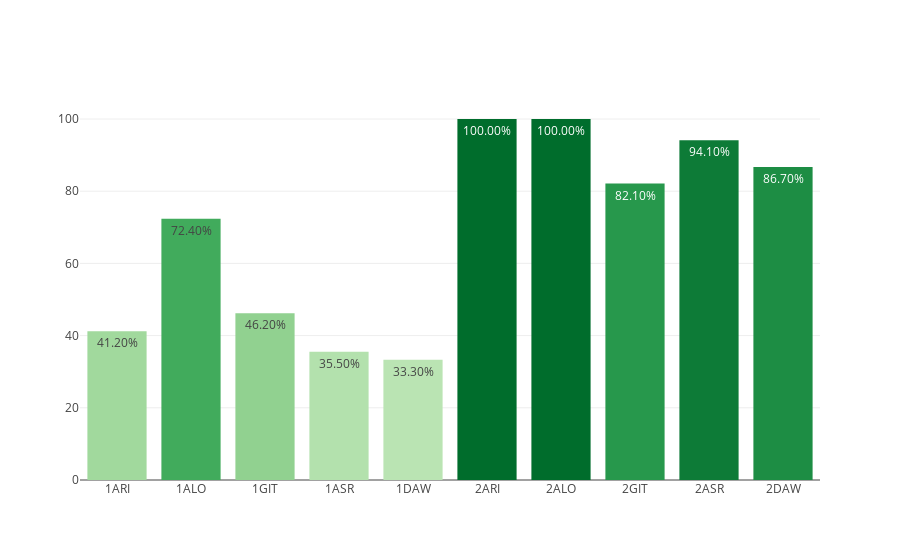

Notebook code cell kept with this figure:
### Markdown cell above
## CICLOS FORMATIVOS DE GRADO SUPERIOR

### Code cell
dfc_CFGS = loaders.get_data_by_stages(dfc, 'CFGS')
myplotly.bar_simple(dfc_CFGS.index, dfc_CFGS['éxito'])

### Figure 1 — Plotly figure (JSON) as saved in the notebook; plotly's stock layout.template omitted (floating-point values rounded to 4 significant figures)
{"data": [{"hoverinfo": "x+text", "marker": {"color": [41.2, 72.4, 46.2, 35.5, 33.3, 100, 100, 82.1, 94.1, 86.7], "colorscale": [[0, "rgb(186,228,179)"], [0.3333, "rgb(116,196,118)"], [0.6667, "rgb(49,163,84)"], [1, "rgb(0,109,44)"]]}, "text": ["41.20%", "72.40%", "46.20%", "35.50%", "33.30%", "100.00%", "100.00%", "82.10%", "94.10%", "86.70%"], "type": "bar", "uid": "4ca6b727-a32a-4897-b900-b9f2e755e506", "x": ["1ARI", "1ALO", "1GIT", "1ASR", "1DAW", "2ARI", "2ALO", "2GIT", "2ASR", "2DAW"], "y": [41.2, 72.4, 46.2, 35.5, 33.3, 100, 100, 82.1, 94.1, 86.7]}], "layout": {"title": {"text": ""}}}
